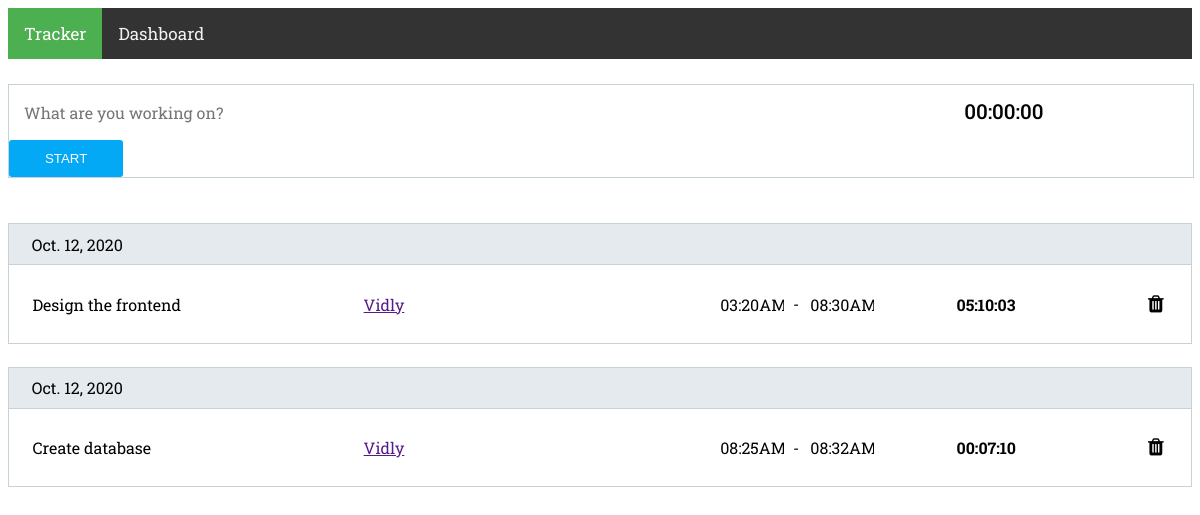
Before: /tracker/ with the older database file.
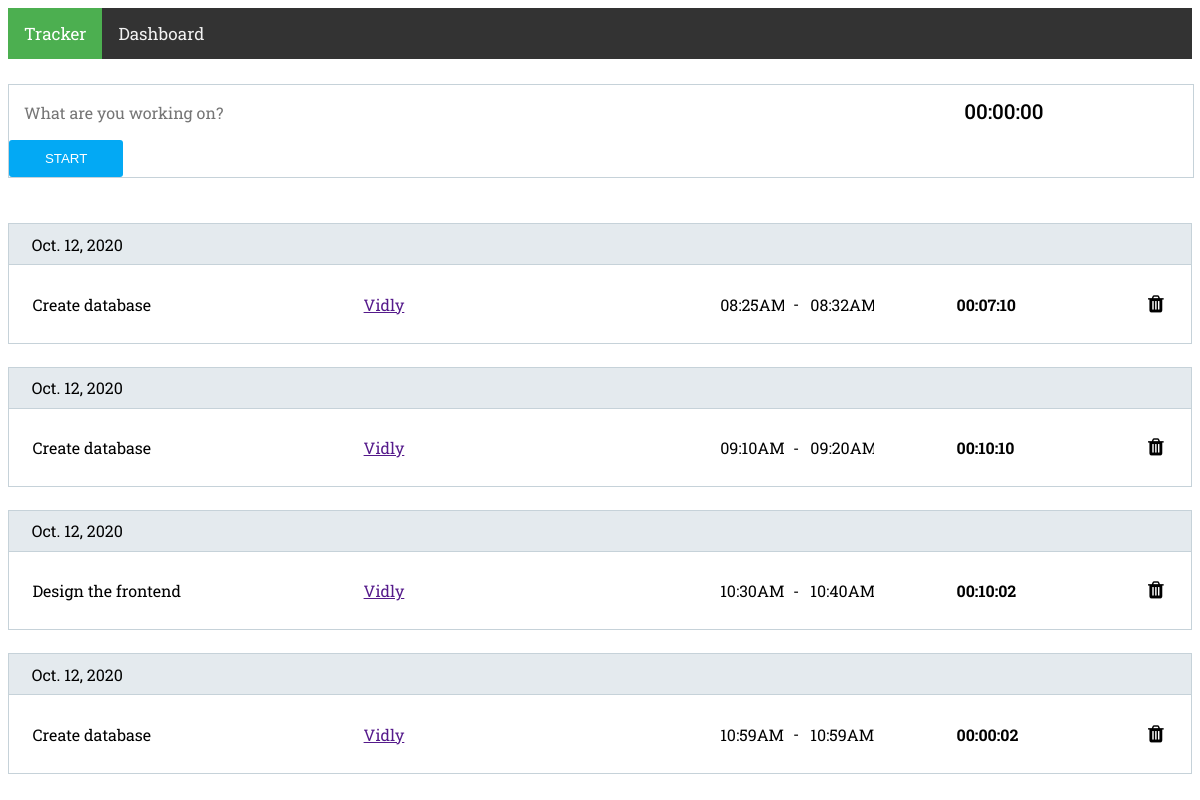
After: the same page with the newer database file.
### tracker/models.py (models this page shows)
class TimeEntry(models.Model):
    start_time = models.DateTimeField()
    end_time = models.DateTimeField(null=True)
    task_time = models.IntegerField(null=True)
    task = models.ForeignKey(Task, on_delete=models.CASCADE)

class Task(models.Model):
    name = models.CharField(max_length=255)
    project = models.ForeignKey(Project, on_delete=models.CASCADE)
    def __str__(self):
        return self.name

class Project(models.Model):
    name = models.CharField(max_length=255)
    def __str__(self):
        return self.name

### tracker/views.py (the view)
# urls.py: path('', TimeTracker.as_view(), name='project_url'),
class TimeTracker(View):
    def get(self, request):
        form = ProjectForm()
        task_form = TaskForm()
        projects = Project.objects.all()
        time_entries = TimeEntry.objects.select_related(
            'task__project').all().filter(end_time__isnull=False)
        for entry in time_entries:
            entry.time_spent = calculate_time_spent(entry.task_time)
            entry.date = entry.end_time.date()
        return render(request, 'tracker/projects.html', context={'projects': projects, 'time_entries': time_entries, 'form': form, 'task_form': task_form})

### tracker/forms.py
class ProjectForm(forms.ModelForm):
    class Meta:
        model = Project
        fields = '__all__'

class TaskForm(forms.ModelForm):
    name = forms.CharField(widget=forms.TextInput(
        attrs={'placeholder': 'What are you working on?'}))
    class Meta:
        model = Task
        fields = ['name']

### tracker/utils.py (called while the page is built)
def calculate_time_spent(time_delta):
    hours, remainder = divmod(time_delta, 3600)
    minutes, seconds = divmod(remainder, 60)
    return '{:02}:{:02}:{:02}'.format(
        int(hours), int(minutes), int(seconds))

### tracker/templates/tracker/projects.html (shortened to what this page needs)
{% extends 'tracker/base.html' %}
{% block content %}
<div id="trackerContainer">
    <div class="time-tracker-recorder-container">
        <form id="createTaskForm" method="post" data-url="{% url 'time_entry_create_url' %}">
            {% for field in task_form %}
            <div class="task-name-container" id="taskName">
                {{ field }}
            </div>
            {% endfor %}
            <div class="project-name-container">
                <a href="" id="projectDropdownToggle" onclick="showDropdown(event)"></a>
            </div>
            <div class="timer-container">
                <span id="taskTimer">00:00:00</span>
            </div>
            <button type="button" class="" id="startButton">Start</button>
        </form>
    </div>
    {% load tz %}
    <div class="time-tracker-card-container" id="timeTrackerList">
        {% for time_entry in time_entries %}
        <div class="time-tracker-card" data-card-id={{time_entry.id}}>
            <div class="time-tracker-card-header">
                <div class="task-date" style="display: inline-block; width: 20%;">
                    <span>{{ time_entry.date }}</span>
                </div>
            </div>
            <div class="time-tracker-card-body">
                <form class="update-task-name-form" method="post">
                    <div class="task-name-col">
                        <input type="text" value="{{ time_entry.task }}" data-id={{ time_entry.task_id }} data-project-id={{ time_entry.task.project.id }} data-time-entry-id={{ time_entry.id }} onchange="taskNameChanged(this)" />
                    </div>
                </form>
                <div class="project-name-col">
                    <a class="project-name-link" href="" data-task-id={{ time_entry.task.id }} data-project-id={{ time_entry.task.project.id }}>{{ time_entry.task.project }}</a>
                </div>
                <div class="task-start-end-time-col">
                    <div class="task-start-time-col">
                        <input type="text" class="task-start-time-input" value="{{ time_entry.start_time|date:'h:iA' }}"
                            data-task-start-id={{ time_entry.id }} />
                    </div>
                    <span>-</span>
                    <div class="task-end-time-col">
                        <input type="text" class="task-end-time-input" value="{{ time_entry.end_time|date:'h:iA' }}"
                            data-task-end-id={{ time_entry.id }} />
                    </div>
                </div>
                <div class="task-time-col">
                    <input type="text" value="{{ time_entry.time_spent }}" readonly data-task-id={{ time_entry.id }} />
                </div>
                <div class="task-remove-row">
                    <button class="btn" onclick="onTaskDelete(this)" data-id={{ time_entry.id }}>
                        <i class="fa fa-trash"></i>
                    </button>
                </div>
            </div>
        </div>
        {% endfor %}
    </div>
</div>
{% endblock  %}

Changed rows visible on the page:
removed TimeEntry: date "Oct. 12, 2020", task "Design the frontend", task.project "Vidly", start_time "03:20AM", end_time "08:30AM", time_spent "05:10:03"
added TimeEntry: date "Oct. 12, 2020", task "Create database", task.project "Vidly", start_time "09:10AM", end_time "09:20AM", time_spent "00:10:10"
added TimeEntry: date "Oct. 12, 2020", task "Design the frontend", task.project "Vidly", start_time "10:30AM", end_time "10:40AM", time_spent "00:10:02"
added TimeEntry: date "Oct. 12, 2020", task "Create database", task.project "Vidly", start_time "10:59AM", end_time "10:59AM", time_spent "00:00:02"
